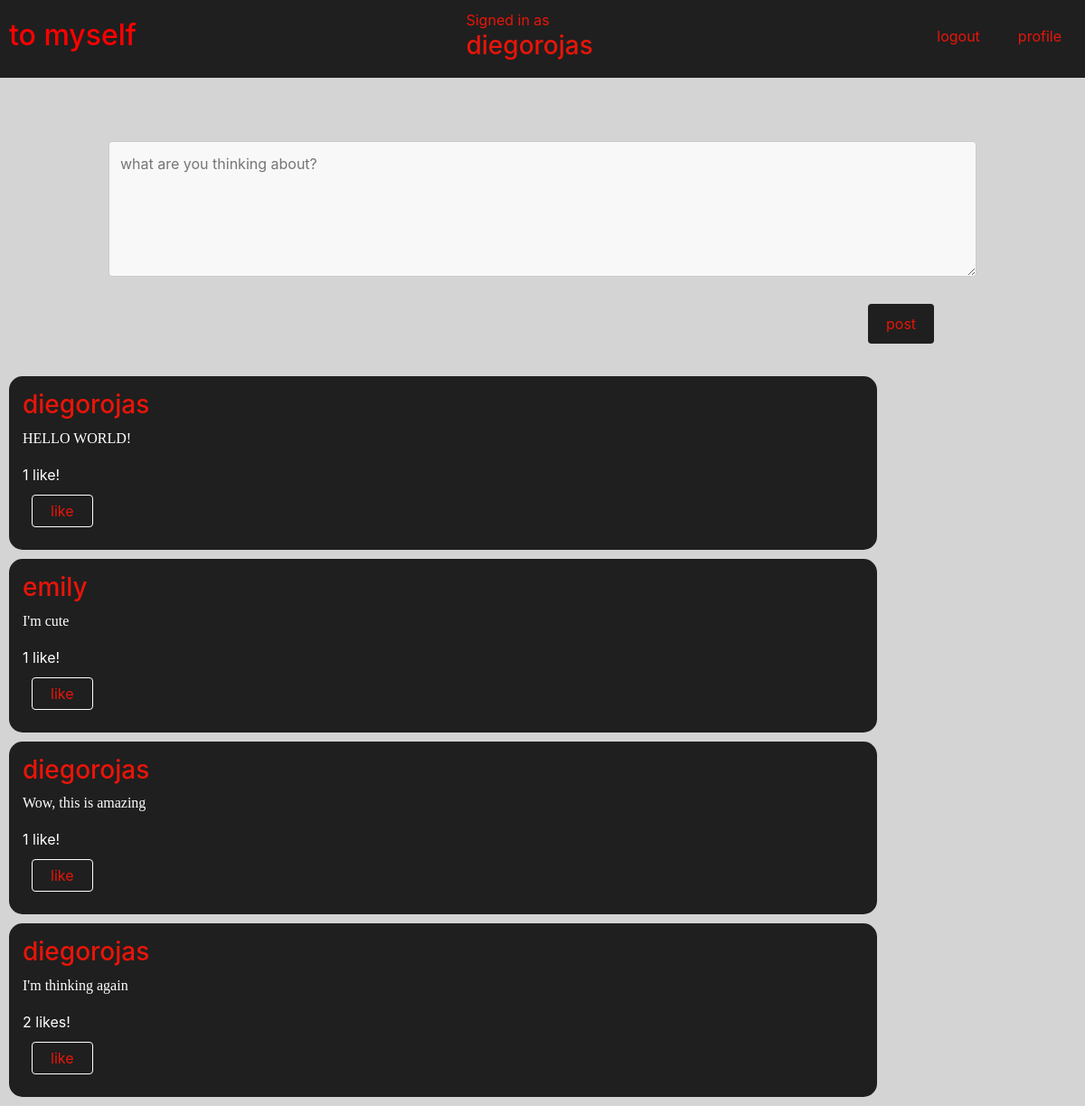
The app's page /blog/ (signed in) with its own data.
### blog/models.py (models this page shows, shortened)
class User(AbstractUser):
    biography = models.TextField(blank=True, max_length=124)

class Thought(models.Model):
    user = models.ForeignKey(User, on_delete=models.CASCADE, related_name="user")
    datetime = models.CharField(max_length=64)
    text = models.TextField(max_length=640)
    likes = models.ManyToManyField(User, blank=True, related_name="thought")

### blog/views.py (the view)
# urls.py: path('', views.index, name="index"),
@login_required(login_url='login/')
def index(request):
    thoughts = Thought.objects.all()
    context = {
        'thoughts': thoughts.order_by("-datetime").all
    }
    return render(request, 'blog/index.html', context)

### blog/templates/blog/index.html (shortened to what this page needs)
{% extends 'blog/layout.html' %}
{% load static %}
{% block body %}
{% if user.is_authenticated %}
<div class="thought_div">
    <form class="thought_form" action="{% url 'post' %}" method="post">
        <textarea name="thought" class="thought" type="text" placeholder="what are you thinking about?"></textarea>
        <br><br>
        <input class="button-thought" type="submit" value="post">
    </form>
</div>
    {% for thought in thoughts %}
    <div class="entry">
        <div class="thought_div">
        <h3 style="color: #e81509;"> {{thought.user}} </h3>
        <p class="thought_text" >{{thought.text}}</p>
    </div>
        {% if thought.likes.all|length > 1 or thought.likes.all|length == 0 %}
    <div class="likes_parent">
        <a id="likes_amount"> {{thought.likes.all|length}} likes!</a>
        {% else %}
         <a id="likes_amount"> {{thought.likes.all|length}} like!</a>
         {% endif %}
        <form  class="newform" method="post" action="{% url 'likes' thought.id %}">
            <input class="button" type="submit" value="like">
        </form>
        </div>
    </div>
    {% endfor %}
{% endif %}
{% endblock %}

### blog/templates/blog/layout.html (shortened to what this page needs)
{% load static %}
<!DOCTYPE html>
<html lang="en">
    <head>
        <link rel="stylesheet" href="https://stackpath.bootstrapcdn.com/bootstrap/4.4.1/css/bootstrap.min.css">
        <link href="{% static 'blog/styles.css' %}" rel="stylesheet">
    </head>
    <body>
        <div class="navigation">
            <a href="{% url 'index' %}"> <h2 style="padding: 10px 5px; color: red;"> to myself </h2></a>
            <div>
                {% if user.is_authenticated %}
                    Signed in as <h3> {{user.username}}</h3>
                {% else %}
                    Not signed in.
                {% endif %}
            </div>
            <ul class="nav">
                {% if user.is_authenticated %}
                <li class="nav-item">
                    <a class="nav-link" href="{% url 'logout_view' %}"> logout</a>
                </li>
                <li class="nav-item">
                    <a id="profile" class="nav-link" href="{% url 'profile' %}"> profile </a>
                </li>
                {% endif %}
            </ul>
        </div>
    {% block body %}
    {% endblock %}
    </body>
</html>

### blog/static/blog/styles.css (style rules this page uses)
.navigation { display: flex; justify-content: space-between; padding: 10px 5px; background-color: #1f1f1f; color: #e81509 }
.nav-item { padding: 10px 5px; color: #e81509; text-decoration: none; }
.nav-link { text-decoration: none; color: #e81509; }
.thought_form { padding: 70px 0; text-align: center; margin: auto; }
body { background-color: #d4d4d4; }
.thought { width: 80%; padding: 12px; border: 1px solid #ccc; border-radius: 4px; box-sizing: border-box; resize: vertical; }
.button-thought { background-color: #1f1f1f; color: #e81509; padding: 10px 20px; border: none; float: inline-end; border-radius: 4px; cursor: pointer; position: absolute; left: 80%; }
.entry { width: 80%; padding: 15px; background-color: #1f1f1f; color: white; margin: 10px; border-radius: 15px; }
.thought_text { font-family: 'Times New Roman', Times, serif; }
.newform { padding: 10px; }
textarea { width: 100%; height: 150px; padding: 12px 20px; box-sizing: border-box; border: 2px solid #ccc; border-radius: 4px; background-color: #f8f8f8; resize: none; }
.button { background-color: #1f1f1f; color: #e81509; padding: 5px 20px; border: solid white 1px; border-radius: 4px; cursor: pointer; }

### records on screen
User: username "diegorojas"
Thought: user "diegorojas", text "HELLO WORLD!", likes.all|length "1"
Thought: user "emily", text "I'm cute", likes.all|length "1"
Thought: user "diegorojas", text "Wow, this is amazing", likes.all|length "1"
Thought: user "diegorojas", text "I'm thinking again", likes.all|length "2"
